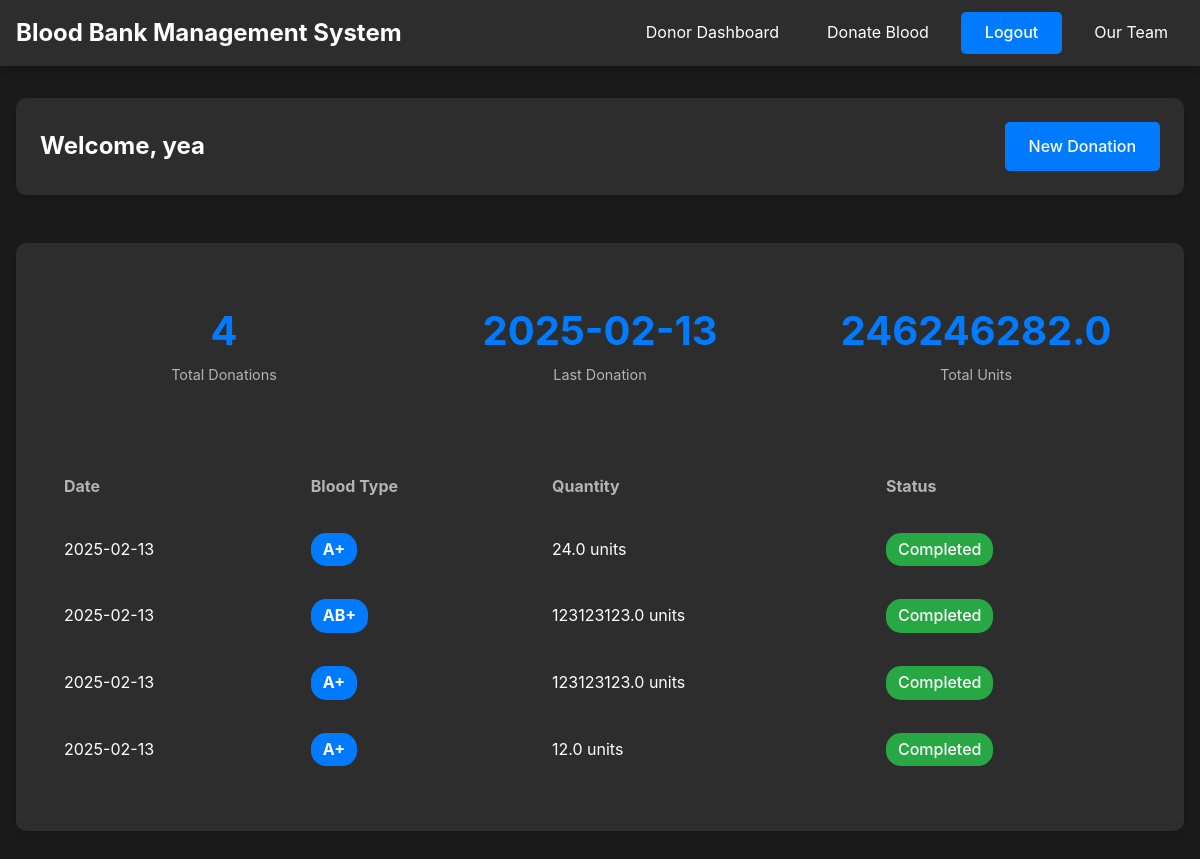
/donor_dashboard (signed in), run on the app's committed database.
### models.py (models this page shows, shortened)
class User(UserMixin, db.Model):
    id = db.Column(db.Integer, primary_key=True)
    username = db.Column(db.String(64), unique=True, nullable=False)
    email = db.Column(db.String(120), unique=True, nullable=False)
    password_hash = db.Column(db.String(128))
    user_type = db.Column(db.String(20), nullable=False)  # admin, donor, or requester
    donations = db.relationship('BloodDonation', backref='donor', lazy=True)
    requests = db.relationship('BloodRequest', backref='requester', lazy=True)

class BloodDonation(db.Model):
    id = db.Column(db.Integer, primary_key=True)
    donor_id = db.Column(db.Integer, db.ForeignKey('user.id'), nullable=False)
    blood_type = db.Column(db.String(10), nullable=False)
    quantity = db.Column(db.Float, nullable=False)  # in units
    donation_date = db.Column(db.DateTime, default=datetime.utcnow)

### app.py (the view)
@app.route('/donor_dashboard')
@login_required
def donor_dashboard():
    if current_user.user_type != 'donor':
        flash('Access denied. Donors only.', 'error')
        return redirect(url_for('home'))
    donations = BloodDonation.query\
        .filter_by(donor_id=current_user.id)\
        .order_by(BloodDonation.donation_date.desc())\
        .all()
    return render_template('donor_dashboard.html', donations=donations)

### app.py (called while the page is built)
@login_manager.user_loader
def load_user(user_id):
    return User.query.get(int(user_id))

### templates/donor_dashboard.html
{% extends "base.html" %}
{% block content %}
<div class="dashboard-container">
    <div class="dashboard-header card">
        <h2>Welcome, {{ current_user.username }}</h2>
        <a href="{{ url_for('donate') }}" class="btn">New Donation</a>
    </div>
    <div class="card">
        <div class="stats-grid">
            <div class="stat-card">
                <div class="stat-number">{{ donations|length }}</div>
                <div class="stat-label">Total Donations</div>
            </div>
            <div class="stat-card">
                <div class="stat-number">
                    {{ donations[0].donation_date.strftime('%Y-%m-%d') if donations else 'N/A' }}
                </div>
                <div class="stat-label">Last Donation</div>
            </div>
            <div class="stat-card">
                <div class="stat-number">
                    {{ (donations|sum(attribute='quantity') if donations else 0)|round(1) }}
                </div>
                <div class="stat-label">Total Units</div>
            </div>
        </div>
        <div class="table-container">
            <table>
                <thead>
                    <tr>
                        <th>Date</th>
                        <th>Blood Type</th>
                        <th>Quantity</th>
                        <th>Status</th>
                    </tr>
                </thead>
                <tbody>
                    {% for donation in donations %}
                    <tr>
                        <td>{{ donation.donation_date.strftime('%Y-%m-%d') }}</td>
                        <td><span class="blood-type">{{ donation.blood_type }}</span></td>
                        <td>{{ donation.quantity }} units</td>
                        <td><span class="status status-good">Completed</span></td>
                    </tr>
                    {% else %}
                    <tr>
                        <td colspan="4" class="no-data">No donations yet</td>
                    </tr>
                    {% endfor %}
                </tbody>
            </table>
        </div>
    </div>
</div>
{% endblock %}

### static/style.css (style rules this page uses)
:root { --bg-primary: #1a1a1a; --bg-secondary: #2d2d2d; --accent-primary: #007bff; --accent-hover: #0056b3; --text-primary: #ffffff; --text-secondary: #b3b3b3; --danger: #dc3545; --success: #28a745; --warning: #ffc107; }
* { margin: 0; padding: 0; box-sizing: border-box; }
body { font-family: 'Inter', -apple-system, BlinkMacSystemFont, sans-serif; line-height: 1.6; background-color: var(--bg-primary); color: var(--text-primary); }
.card { background-color: var(--bg-secondary); border-radius: 10px; padding: 2rem; margin-bottom: 1.5rem; box-shadow: 0 4px 6px rgba(0,0,0,0.1); transition: transform 0.3s ease; }
.btn { display: inline-block; padding: 0.75rem 1.5rem; background-color: var(--accent-primary); color: var(--text-primary); text-decoration: none; border-radius: 5px; border: none; cursor: pointer; transition: all 0.3s ease; font-weight: 500; }
.stats-grid { display: grid; grid-template-columns: repeat(auto-fit, minmax(250px, 1fr)); gap: 1.5rem; margin-bottom: 2rem; }
.stat-card { background-color: var(--bg-secondary); padding: 1.5rem; border-radius: 10px; text-align: center; }
.stat-number { font-size: 2.5rem; font-weight: bold; color: var(--accent-primary); }
.table-container { overflow-x: auto; }
table { width: 100%; border-collapse: collapse; margin: 1rem 0; }
th, td { padding: 1rem; text-align: left; border-bottom: 1px solid var(--bg-secondary); }
th { background-color: var(--bg-secondary); color: var(--text-secondary); }
.blood-type { display: inline-block; padding: 0.25rem 0.75rem; border-radius: 15px; font-weight: bold; background-color: var(--accent-primary); color: var(--text-primary); }
.status { display: inline-block; padding: 0.25rem 0.75rem; border-radius: 15px; font-weight: 500; }
.status-good { background-color: var(--success); color: var(--text-primary); }
.stat-label { color: var(--text-secondary); font-size: 0.9rem; }
.dashboard-container { display: flex; flex-direction: column; gap: 1.5rem; }
.dashboard-header { display: flex; justify-content: space-between; align-items: center; padding: 1.5rem; }
.dashboard-header h2 { color: var(--text-primary); font-size: 1.5rem; }

### data on the page
User: username "yea"
BloodDonation: donation_date "2025-02-13", blood_type "A+", quantity "24.0"
BloodDonation: donation_date "2025-02-13", blood_type "AB+", quantity "123123123.0"
BloodDonation: donation_date "2025-02-13", blood_type "A+", quantity "123123123.0"
BloodDonation: donation_date "2025-02-13", blood_type "A+", quantity "12.0"

### other printed values
{{ donations|length }} "4"
{{ (donations|sum(attribute='quantity') if donations else 0)|round(1) }} "246246282.0"
